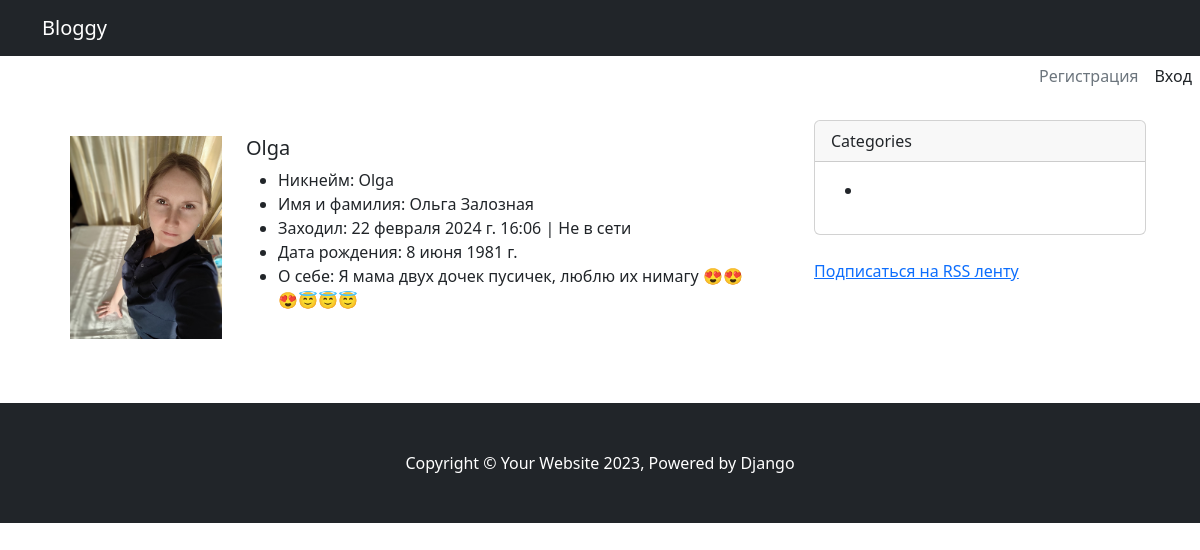
The app's page /user/olga/ with its own data.
### apps/accounts/models.py (models this page shows, shortened)
class Profile(models.Model):
    user = models.OneToOneField(User, on_delete=models.CASCADE)
    slug = models.SlugField(verbose_name='URL', max_length=255, blank=True, unique=True)
    avatar = models.ImageField(
        verbose_name='Аватар',
        upload_to='images/avatars/%Y/%m/%d/',
        default='images/avatars/default.png',
        blank=True,
        validators=[FileExtensionValidator(allowed_extensions=('png', 'jpg', 'jpeg'))])
    bio = models.TextField(max_length=500, blank=True, verbose_name='Информация о себе')
    birth_date = models.DateField(null=True, blank=True, verbose_name='Дата рождения')
    class Meta:
        ordering = ('user',)
        verbose_name = 'Профиль'
        verbose_name_plural = 'Профили'
    def is_online(self):
        last_seen = cache.get(f'last-seen-{self.user.id}')
        if last_seen is not None and timezone.now() < last_seen + timezone.timedelta(seconds=300):
            return True
        return False
    def __str__(self):
        return self.user.username

### apps/accounts/views.py (the view)
# urls.py: path('user/<str:slug>/', ProfileDetailView.as_view(), name='profile_detail'),
class ProfileDetailView(DetailView):
    model = Profile
    context_object_name = 'profile'
    template_name = 'accounts/profile_detail.html'
    def get_context_data(self, **kwargs):
        context = super().get_context_data(**kwargs)
        context['title'] = f'Страница пользователя: {self.object.user.username}'
        return context

### templates/accounts/profile_detail.html (shortened to what this page needs)
{% extends 'main.html' %}
{% block content %}
<div class="card border-0">
        <div class="card-body">
            <div class="row">
                <div class="col-md-3">
                    <figure>
                        <img src="{{ profile.avatar.url }}" class="img-fluid rounded-0" alt="{{ profile }}">
                    </figure>
                </div>
                <div class="col-md-9">
                     <h5 class="card-title">
                        {{ profile }}
                    </h5>
                    <div class="card-text">
                        <ul>
                            <li>Никнейм: {{ profile.user.username }}</li>
                            {% if profile.user.get_full_name %} <li>Имя и фамилия: {{ profile.user.get_full_name }}</li> {% endif %}
                            <li>Заходил: {{ profile.user.last_login }} | {% if profile.is_online %}Онлайн{% else %}Не в сети{% endif %}</li>
                            <li>Дата рождения: {{ profile.birth_date }}</li>
                            <li>О себе: {{ profile.bio }}</li>
                        </ul>
                    </div>
                </div>
            </div>
        </div>
    </div>
{% endblock %}

### records on screen
Profile: avatar (picture), user.username "Olga", user.get_full_name "Ольга Залозная", user.last_login "22 февраля 2024 г. 16:06", birth_date "8 июня 1981 г.", bio "Я мама двух дочек пусичек, люблю их нимагу 😍😍😍😇😇😇"
